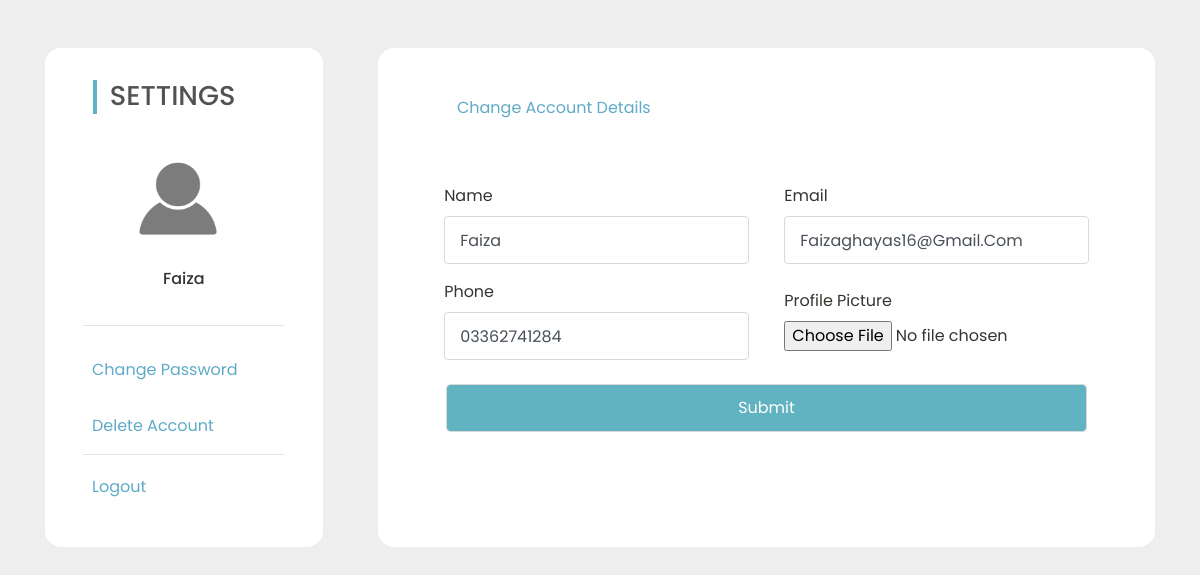
Page /main_settings.php?u_id=1 on the committed database.
### tables this page shows
CREATE TABLE `user` (
  `user_id` int(11) NOT NULL,
  `username` varchar(255) NOT NULL,
  `user_email` varchar(255) NOT NULL,
  `user_phone` varchar(255) NOT NULL,
  `user_pass` varchar(255) NOT NULL,
  `user_img` varchar(300) NOT NULL,
  `user_role` int(11) NOT NULL DEFAULT 0
);

### main_settings.php (the view, shortened to what this page needs)
<!DOCTYPE html>
<html lang="en">
<head>
    <link rel="stylesheet" href="assets/css/maicons.css">
    <link rel="stylesheet" href="assets/css/bootstrap.css">
    <link rel="stylesheet" href="assets/vendor/owl-carousel/css/owl.carousel.css">
    <link rel="stylesheet" href="assets/vendor/animate/animate.css">
    <link rel="stylesheet" href="assets/css/theme.css">
    <link rel="stylesheet" href="https://cdnjs.cloudflare.com/ajax/libs/font-awesome/6.4.2/css/all.min.css"
 />
</head>
<body style="background-color: #eee !important;">
    <br>
    <br>
   <div class="d-flex container justify-content-between">
    <div style="width: 30%; padding: 2rem 1rem; background-color: #ffff; border-radius: 1rem;" class="col-3">
        <h1 class=" reg_hd"
        style="text-align: left; padding-left: 2rem; margin-bottom: 2rem; text-transform:uppercase; font-size: 1.7rem; color: #000000ad;">
     Settings</h1>
     <?php
                include "config.php";
                $u_id=$_GET['u_id'];
                $val_sql="SELECT * FROM `user` WHERE user_id = $u_id ";
                $val_q=mysqli_query($con,$val_sql);
                $val_data=mysqli_fetch_assoc($val_q);
                ?>
     <div class="col-12">
        <img  class="rounded-circle " style="width: 50%; margin-left: 3rem" src="images/<?php echo $val_data['user_img'];?>" alt="">
        <br>
        <h6 class="text-center mt-3" style="text-transform:capitalize;"><?php echo $val_data['username'];?></h6>
       </div>
       <br>
       <hr style="margin:0.3rem 1.4rem;">
       <div class="col-10 m-3 pt-3">
        <a href="change_pass.php?u_id=<?php echo $u_id?>">Change Password</a>
    </div>
    <div class="col-10 m-3 pt-3">
        <a href="#" id="delete"> Delete Account </a>
        </div>
       <hr style="margin:0.6rem 1.4rem;">
        <div class="col-10 m-3 pt-1 ">
            <a href="logout.php">Logout</a>
        </div>
    </div>
    <div style="width: 70%; padding: 2rem 1rem; background-color: #ffff; border-radius: 1rem;" >
        <form method="POST" enctype="multipart/form-data">
            <div class="form-row" style="display: flex; justify-content: center; align-items: center;">
              <div class="col-10 m-3">
                <a href="" >Change Account Details</a>
                </div>
               <div class="col-5 mt-5 ">
                <label>Name</label>
                <input type="text" class="form-control" name="name" value="<?php echo $val_data['username'];?>" style="text-transform:capitalize;"
                    placeholder="">
               </div>
               <div class="col-5  mt-5">
                <label>Email</label>
                <input type="email" class="form-control" name="email" value="<?php echo $val_data['user_email'];?>"  style="text-transform:capitalize;"
                    placeholder="">
               </div>
               <div class="col-5">
                <label>Phone</label>
                <input type="tel" class="form-control" name="phone" value="<?php echo $val_data['user_phone'];?>"  style="text-transform:capitalize;"
                    placeholder="">
               </div>
               <div class="col-5">
                <label class="form-label">Profile Picture</label><br>
                <input type="file" name="file" id=""  >
            </div>
            <div style="margin: 1rem 0;" class="col-11">
                <input type="submit" style=" margin: auto; width: 94%; background-color: #61b3c1; color: white; "
                    class="form-control" name="submit" placeholder=" ">
            </div>
    </div>
       </form>
    </div>
</div>
    <br>
    <br>

### assets/css/theme.css (style rules this page uses)
:root { --primary: #5faac7; --accent: #FF3D85; --secondary: #4E5AFE; --warning: #EED818; --info: #05B4E1; --danger: #FF4943; --success: #96C93D; --dark: #343531; --light: #F5F9F6; --cs: #596261; --grey: #6E807A; }
body { font-family: "Source Sans Pro", sans-serif; line-height: 1.5; color: #343531; }
a { color: #5faac7; text-decoration: none; background-color: transparent; }
.form-control { padding: 8px 15px; height: calc(1.5em + 1.375rem + 2px); border-color: #d6dbd9; }

### main_settings.php (style rules this page uses)
.col-5 { margin: 0.5rem 0.8rem; }
input { width: 80%; }
* { font-family: 'Poppins', sans-serif; ; }
.reg_hd { display: flex; }
.reg_hd::before { content: ""; width: 4px; height: 2.1rem; margin-top: 0rem; margin-right: 0.8rem; background-color: #61b3c1; }

### rows in the picture
user: user_img (placeholder picture), username "Faiza", name "faiza", email "faizaghayas16@gmail.com", phone "03362741284"
